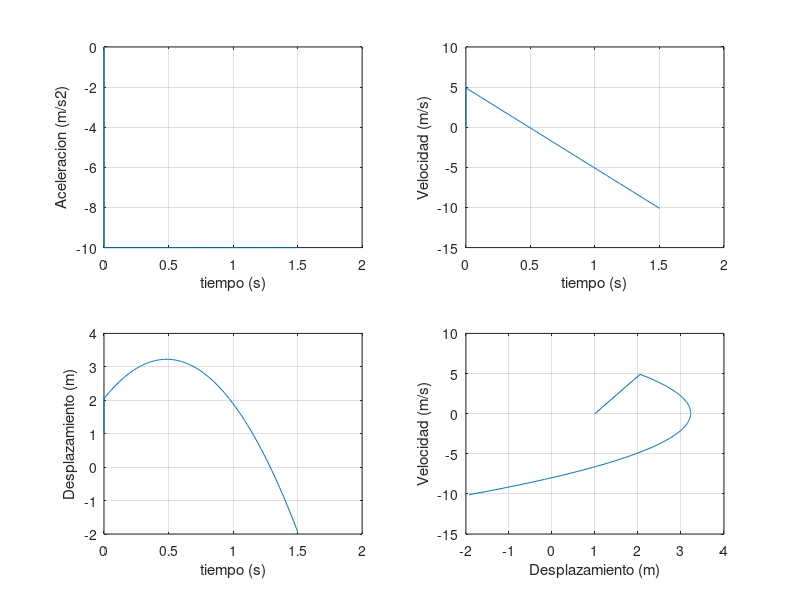

This figure's MATLAB source:
clear, clf, hold off; n=0; h=0.01;
% Constantes del Sistema
k=1; m=2;
% Condiciones Iniciales
t=0; x=1; v=0; tfin = 30;
% Inicio de la Simulacion
pt(1)=t; pv(1)=v; px(1)=x;
tfin=1.5;
x=2;
a=-10;
v=5;
for t=0:h:tfin
    n=n+1;
    v = v + h*a;
    x = x + h*v;
    pt(n+1)=t;
    px(n+1)=x;
    pv(n+1)=v;
    pa(n+1)=a;
end
subplot(2,2,1), plot(pt,pa); grid on;
xlabel('tiempo (s)');
ylabel('Aceleracion (m/s2)')
subplot(2,2,2), plot(pt,pv); grid on;
xlabel('tiempo (s)');
ylabel('Velocidad (m/s)')
subplot(2,2,3), plot(pt,px); grid on;
xlabel('tiempo (s)');
ylabel('Desplazamiento (m)')
subplot(2,2,4), plot(px,pv); grid on;
xlabel('Desplazamiento (m)');
ylabel('Velocidad (m/s)')